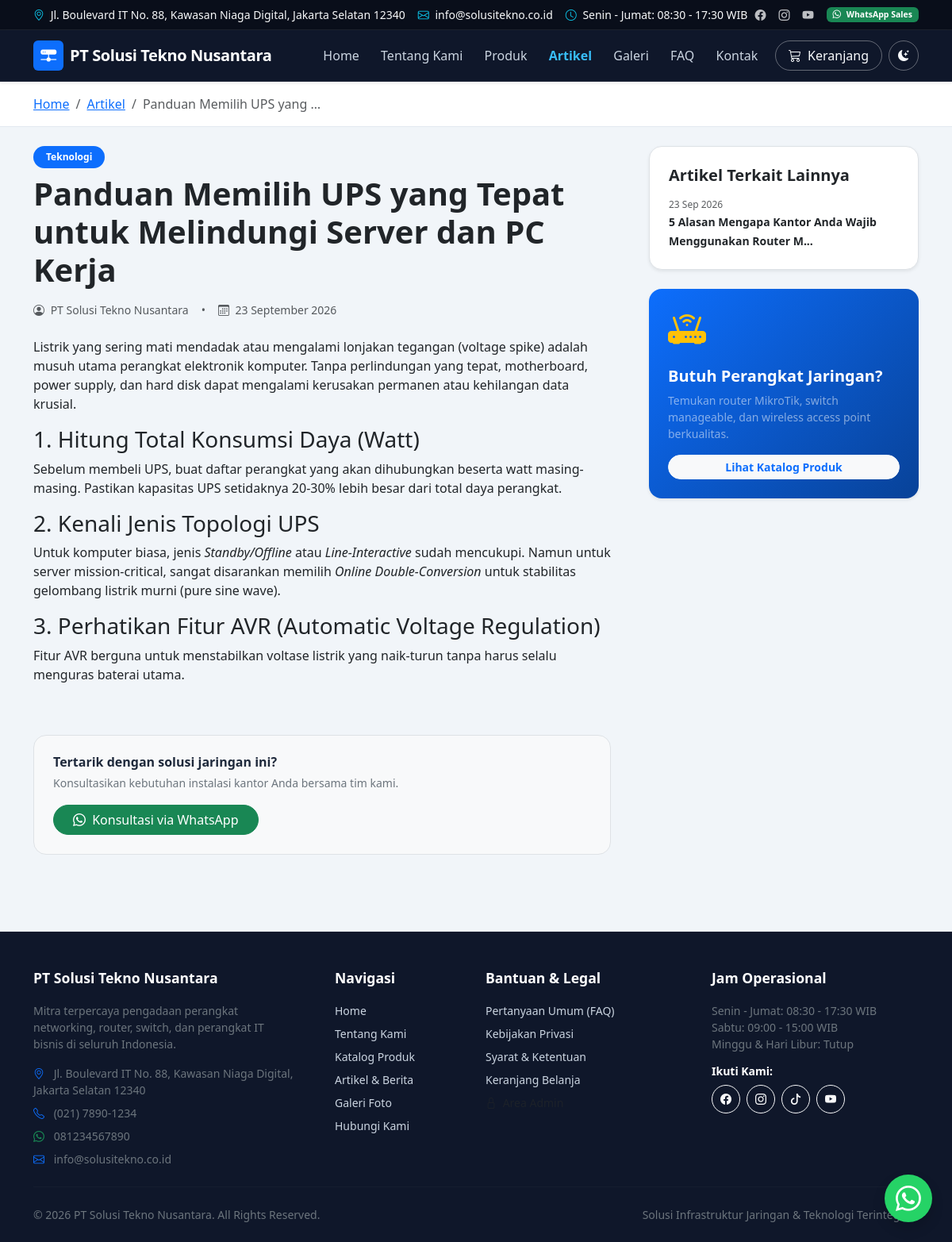
The app's page /artikel/panduan-memilih-ups-yang-tepat-untuk-server-dan-pc with its own data.
### tables this page shows
CREATE TABLE `articles` (
  `id` INT UNSIGNED AUTO_INCREMENT PRIMARY KEY,
  `title` VARCHAR(250) NOT NULL,
  `slug` VARCHAR(250) NOT NULL UNIQUE,
  `thumbnail` VARCHAR(255) NULL,
  `category` VARCHAR(100) NOT NULL DEFAULT 'Berita',
  `content` LONGTEXT NOT NULL,
  `meta_title` VARCHAR(255) NULL,
  `meta_description` TEXT NULL,
  `meta_keywords` VARCHAR(255) NULL,
  `status` ENUM('draft', 'published') NOT NULL DEFAULT 'published',
  `published_at` DATETIME NULL,
  `created_at` DATETIME NOT NULL DEFAULT CURRENT_TIMESTAMP,
  `updated_at` DATETIME NOT NULL DEFAULT CURRENT_TIMESTAMP ON UPDATE CURRENT_TIMESTAMP,
  INDEX `idx_article_slug` (`slug`),
  INDEX `idx_article_status` (`status`)
);

### app/controllers/ArticleController.php (called while the page is built, shortened)
<?php
class ArticleController extends BaseController
{
    public function detail(string $slug): void
    {
        $article = Article::findBySlug($slug);
        $recentArticles = array_filter(Article::getPublished(5), fn($a) => $a['id'] != $article['id']);
        $this->renderView('articles/detail', [
            'title' => $article['title'],
            'article' => $article,
            'recentArticles' => array_slice($recentArticles, 0, 4),
        ]);
    }
}

### public/index.php (called while the page is built, shortened)
<?php
spl_autoload_register(function (string $class) {
    $prefixes = [
        'App\\' => dirname(__DIR__) . '/app/',
        'Routes\\' => dirname(__DIR__) . '/routes/',
    ];
    foreach ($prefixes as $prefix => $baseDir) {
        $len = strlen($prefix);
        if (strncmp($prefix, $class, $len) !== 0) {
            continue;
        }
        $relativeClass = substr($class, $len);
        $file = $baseDir . str_replace('\\', '/', $relativeClass) . '.php';
        if (file_exists($file)) {
            return;
        }
        $parts = explode('\\', $relativeClass);
        $className = array_pop($parts);
        $subDir = !empty($parts) ? strtolower(implode('/', $parts)) . '/' : '';
        $fileLowerDir = $baseDir . $subDir . $className . '.php';
        if (file_exists($fileLowerDir)) {
            return;
        }
    }
});
require_once dirname(__DIR__) . '/app/helpers/Env.php';
require_once dirname(__DIR__) . '/app/helpers/Sanitizer.php';
require_once dirname(__DIR__) . '/app/helpers/UrlHelper.php';
require_once dirname(__DIR__) . '/app/helpers/functions.php';
\Routes\Router::dispatch();

### app/helpers/UrlHelper.php (called while the page is built, shortened)
<?php
class UrlHelper
{
    private static ?string $baseUrl = null;
    public static function getBaseUrl(): string
    {
        if (self::$baseUrl === null) {
            $config = require dirname(__DIR__, 2) . '/config/config.php';
            $configuredUrl = rtrim((string) ($config['app']['url'] ?? ''), '/');
            if (!empty($_SERVER['HTTP_HOST'])) {
                if (!empty($configuredUrl) && !str_contains($configuredUrl, 'localhost')) {
                    self::$baseUrl = $configuredUrl;
                } else {
                    $protocol = (!empty($_SERVER['HTTPS']) && $_SERVER['HTTPS'] !== 'off')
                        || (isset($_SERVER['HTTP_X_FORWARDED_PROTO']) && $_SERVER['HTTP_X_FORWARDED_PROTO'] === 'https')
                        ? 'https' : 'http';
                    self::$baseUrl = "{$protocol}://{$_SERVER['HTTP_HOST']}";
                }
            } else {
                self::$baseUrl = !empty($configuredUrl) ? $configuredUrl : 'http://localhost:8000';
            }
        }
        return self::$baseUrl;
    }
    public static function base(string $path = ''): string
    {
        $base = self::getBaseUrl();
        $path = ltrim($path, '/');
        return $path === '' ? $base : "{$base}/{$path}";
    }
}

### app/helpers/Database.php (called while the page is built, shortened)
<?php
class Database
{
    private static ?PDO $instance = null;
    public static function getConnection(): PDO
    {
        if (self::$instance === null) {
            $config = require dirname(__DIR__, 2) . '/config/database.php';
            $dbConfig = $config['connections'][$config['default']];
            $dsn = sprintf(
                '%s:host=%s;port=%d;dbname=%s;charset=%s',
                $dbConfig['driver'],
                $dbConfig['host'],
                $dbConfig['port'],
                $dbConfig['database'],
                $dbConfig['charset']
            );
            try {
                self::$instance = new PDO(
                    $dsn,
                    $dbConfig['username'],
                    $dbConfig['password'],
                    $dbConfig['options']
                );
            } catch (PDOException $e) {
                self::logError($e->getMessage());
                throw new RuntimeException('Koneksi database gagal. Silakan periksa konfigurasi .env atau database.sql.');
            }
        }
        return self::$instance;
    }
}

### app/models/BaseModel.php (called while the page is built, shortened)
<?php
abstract class BaseModel
{
    protected static function db(): PDO
    {
        return Database::getConnection();
    }
    public static function query(string $sql, array $params = []): PDOStatement
    {
        $stmt = self::db()->prepare($sql);
        $stmt->execute($params);
        return $stmt;
    }
    public static function fetch(string $sql, array $params = []): ?array
    {
        $stmt = self::query($sql, $params);
        $result = $stmt->fetch();
        return $result ?: null;
    }
    public static function fetchAll(string $sql, array $params = []): array
    {
        $stmt = self::query($sql, $params);
        return $stmt->fetchAll();
    }
}

### app/models/Article.php (called while the page is built, shortened)
<?php
class Article extends BaseModel
{
    public static function getPublished(?int $limit = null): array
    {
        $sql = "SELECT * FROM `articles` WHERE `status` = 'published' ORDER BY `published_at` DESC, `id` DESC";
        if ($limit !== null) {
            $sql .= " LIMIT " . (int) $limit;
        }
        return self::fetchAll($sql);
    }
    public static function findBySlug(string $slug): ?array
    {
        return self::fetch("SELECT * FROM `articles` WHERE `slug` = :slug LIMIT 1", [':slug' => $slug]);
    }
}

### app/helpers/Sanitizer.php (called while the page is built, shortened)
<?php
class Sanitizer
{
    public static function e(?string $string): string
    {
        return htmlspecialchars((string) $string, ENT_QUOTES | ENT_SUBSTITUTE, 'UTF-8');
    }
    public static function truncate(string $text, int $limit = 120, string $end = '...'): string
    {
        $clean = strip_tags($text);
        return mb_substr($clean, 0, $limit) . $end;
    }
}

### app/helpers/functions.php (called while the page is built, shortened)
<?php
if (!function_exists('e')) {
    function e(?string $string): string
    {
        return Sanitizer::e($string);
    }
}

### app/models/Setting.php (called while the page is built, shortened)
<?php
class Setting extends BaseModel
{
    public static function getAllSettings(): array
    {
        try {
            $rows = self::fetchAll('SELECT `setting_key`, `setting_value` FROM `settings`');
            $settings = [];
            foreach ($rows as $row) {
                $settings[$row['setting_key']] = $row['setting_value'];
            }
            return $settings;
        } catch (\Throwable $e) {
            return [];
        }
    }
}

### app/helpers/Env.php (called while the page is built, shortened)
<?php
class Env
{
    public static function get(string $key, mixed $default = null): mixed
    {
        if (isset($_ENV[$key])) {
            return $_ENV[$key];
        }
        return $default;
    }
}

### config/database.php (called while the page is built, shortened)
<?php
return [
    'default' => 'mysql',
    'connections' => [
        'mysql' => [
            'driver'    => 'mysql',
            'host'      => Env::get('DB_HOST', '127.0.0.1'),
            'port'      => (int) Env::get('DB_PORT', 3306),
            'database'  => Env::get('DB_NAME', 'company_marketplace'),
            'username'  => Env::get('DB_USER', 'root'),
            'password'  => Env::get('DB_PASS', ''),
            'charset'   => 'utf8mb4',
            'collation' => 'utf8mb4_unicode_ci',
            'options'   => [
                PDO::ATTR_ERRMODE            => PDO::ERRMODE_EXCEPTION,
                PDO::ATTR_DEFAULT_FETCH_MODE => PDO::FETCH_ASSOC,
                PDO::ATTR_EMULATE_PREPARES   => true,
            ],
        ],
    ],
];

### app/helpers/WhatsAppHelper.php (called while the page is built, shortened)
<?php
class WhatsAppHelper
{
    public static function normalizeNumber(string $number): string
    {
        $clean = preg_replace('/[^0-9]/', '', $number);
        if (str_starts_with($clean, '0')) {
            $clean = '62' . substr($clean, 1);
        } elseif (str_starts_with($clean, '8')) {
            $clean = '62' . $clean;
        }
        return $clean;
    }
    public static function createLink(string $phone, string $message = ''): string
    {
        $normalizedPhone = self::normalizeNumber($phone);
        $encodedMessage = urlencode($message);
        return "https://api.whatsapp.com/send?phone={$normalizedPhone}&text={$encodedMessage}";
    }
    public static function getContactLink(string $adminPhone, ?string $customMsg = null): string
    {
        $message = $customMsg ?? "Halo Admin, saya ingin menanyakan informasi seputar layanan dan produk perusahaan.";
        return self::createLink($adminPhone, $message);
    }
}

### app/views/articles/detail.php (the view, shortened to what this page needs)
<?php
$companyName = !empty($settings['site_name']) ? $settings['site_name'] : (!empty($settings['company_name']) ? $settings['company_name'] : 'Perusahaan Kami');
$companyWa = $settings['company_whatsapp'] ?? '081234567890';
?>
<div class="bg-light py-3 border-bottom mb-4">
    <div class="container">
        <nav aria-label="breadcrumb">
            <ol class="breadcrumb mb-0 small">
                <li class="breadcrumb-item"><a href="<?= UrlHelper::base() ?>">Home</a></li>
                <li class="breadcrumb-item"><a href="<?= UrlHelper::base('artikel') ?>">Artikel</a></li>
                <li class="breadcrumb-item active text-truncate" aria-current="page" style="max-width: 250px;"><?= e($article['title']) ?></li>
            </ol>
        </nav>
    </div>
</div>
<div class="container pb-5">
    <div class="row g-5">
        <div class="col-lg-8">
            <div class="mb-4">
                <span class="badge text-bg-primary px-3 py-2 rounded-pill mb-2"><?= e($article['category']) ?></span>
                <h1 class="fw-bold text-dark mb-3"><?= e($article['title']) ?></h1>
                <div class="d-flex align-items-center gap-3 text-muted small">
                    <span><i class="bi bi-person-circle me-1"></i> <?= e($companyName) ?></span>
                    <span>&bull;</span>
                    <span><i class="bi bi-calendar3 me-1"></i> <?= date('d F Y', strtotime($article['published_at'] ?? $article['created_at'])) ?></span>
                </div>
            </div>
            <div class="card border-0 bg-transparent mb-5">
                <div class="article-content leading-relaxed fs-6 text-dark">
                    <?= $article['content'] ?>
                </div>
            </div>
            <div class="p-4 rounded-4 bg-light border d-flex flex-wrap align-items-center justify-content-between gap-3">
                <div>
                    <h6 class="fw-bold mb-1">Tertarik dengan solusi jaringan ini?</h6>
                    <small class="text-secondary">Konsultasikan kebutuhan instalasi kantor Anda bersama tim kami.</small>
                </div>
                <a href="<?= WhatsAppHelper::getContactLink($companyWa, "Halo Admin, saya telah membaca artikel '{$article['title']}' dan ingin konsultasi lebih lanjut.") ?>" target="_blank" class="btn btn-success rounded-pill px-4">
                    <i class="bi bi-whatsapp me-1"></i> Konsultasi via WhatsApp
                </a>
            </div>
        </div>
        <div class="col-lg-4">
            <div class="card border rounded-4 p-4 shadow-sm mb-4">
                <h5 class="fw-bold mb-3 text-dark">Artikel Terkait Lainnya</h5>
                <div class="d-flex flex-column gap-3">
                    <?php if (empty($recentArticles)): ?>
                        <p class="text-muted small mb-0">Belum ada artikel lainnya.</p>
                    <?php else: ?>
                        <?php foreach ($recentArticles as $r): ?>
                            <div class="d-flex gap-3">
                                <div>
                                    <small class="text-muted d-block" style="font-size: 0.75rem;"><?= date('d M Y', strtotime($r['published_at'] ?? $r['created_at'])) ?></small>
                                    <a href="<?= UrlHelper::base('artikel/' . $r['slug']) ?>" class="text-dark fw-semibold small text-decoration-none">
                                        <?= e(Sanitizer::truncate($r['title'], 55)) ?>
                                    </a>
                                </div>
                            </div>
                        <?php endforeach; ?>
                    <?php endif; ?>
                </div>
            </div>
            <div class="card border-0 rounded-4 p-4 text-white shadow-sm" style="background: linear-gradient(135deg, #0d6efd 0%, #084298 100%);">
                <i class="bi bi-router-fill display-5 mb-3 text-warning"></i>
                <h5 class="fw-bold">Butuh Perangkat Jaringan?</h5>
                <p class="small text-white-50 mb-3">Temukan router MikroTik, switch manageable, dan wireless access point berkualitas.</p>
                <a href="<?= UrlHelper::base('produk') ?>" class="btn btn-light btn-sm rounded-pill fw-bold text-primary px-3">Lihat Katalog Produk</a>
            </div>
        </div>
    </div>
</div>

### routes/Router.php (shortened to what this page needs)
<?php
class Router
{
    private static array $routes = [];
    private static function addRoute(string $method, string $path, string $handler): void
    {
        $path = '/' . trim($path, '/');
        $pattern = preg_replace('/\{([a-zA-Z0-9_]+)\}/', '(?P<$1>[^/]+)', $path);
        $regex = '#^' . $pattern . '$#i';
        self::$routes[] = [
            'method' => strtoupper($method),
            'path' => $path,
            'regex' => $regex,
            'handler' => $handler,
        ];
    }
    public static function dispatch(): void
    {
        $requestMethod = $_SERVER['REQUEST_METHOD'] ?? 'GET';
        $requestUri = parse_url($_SERVER['REQUEST_URI'] ?? '/', PHP_URL_PATH);
        $requestUri = '/' . trim($requestUri, '/');
        foreach (self::$routes as $route) {
            if ($route['method'] !== $requestMethod && $route['method'] !== 'ANY') {
                continue;
            }
            if (preg_match($route['regex'], $requestUri, $matches)) {
                $params = array_filter($matches, 'is_string', ARRAY_FILTER_USE_KEY);
                self::executeHandler($route['handler'], $params);
                return;
            }
        }
    }
    private static function executeHandler(string $handler, array $params): void
    {
        [$controllerName, $action] = explode('@', $handler);
        $controller = new $fullControllerClass();
        call_user_func_array([$controller, $action], $params);
    }
}

### public/assets/css/style.css (style rules this page uses)
:root, [data-bs-theme="light"] { --primary-color: #0d6efd; --primary-hover: #0b5ed7; --secondary-color: #198754; --dark-color: #1a202c; --light-bg: #f1f5f9; --card-border: #e2e8f0; --text-muted: #64748b; --wa-green: #25d366; --wa-hover: #1ebd5a; --font-base: 'Segoe UI', system-ui, -apple-system, Roboto, 'Helvetica Neue', Arial, sans-serif; --bs-body-bg: #f1f5f9; --bs-body-bg-rgb: 241, 245, 249; --bs-body-color: #1e293b; --bs-card-bg: #ffffff; }
body { font-family: var(--font-base); color: #1e293b; background-color: #f1f5f9; display: flex; flex-direction: column; min-height: 100vh; }
[data-bs-theme="light"] body { background-color: #f1f5f9; color: #1e293b; }
.card { background-color: #ffffff; border-color: #e2e8f0; }
.bg-light.border-bottom { background-color: #ffffff !important; border-color: #e2e8f0 !important; }

### records on screen
articles: title "Panduan Memilih UPS yang…", category "Teknologi", title "Panduan Memilih UPS yang Tepat untuk Melindungi Server dan PC Kerja", published_at "23 September 2026", content "Listrik yang sering mati mendadak atau mengalami lonjakan tegangan (voltage spike) adalah musuh utama perangkat elektronik komputer. Tanpa perlindungan yang tepat, motherboard, power supply, dan hard disk dapat mengalami kerusakan permanen atau kehilangan data krusial. 1. Hitung Total Konsumsi Daya (Watt) Sebelum membeli UPS, buat daftar perangkat yang akan dihubungkan beserta watt masing-masing. Pastikan kapasitas UPS setidaknya 20-30% lebih besar dari total daya perangkat. 2. Kenali Jenis Topologi UPS Untuk komputer biasa, jenis Standby/Offline atau Line-Interactive sudah mencukupi. Namun untuk server mission-critical, sangat disarankan memilih Online Double-Conversion untuk stabilitas…"
articles: published_at "23 Sep 2026", title "5 Alasan Mengapa Kantor Anda Wajib Menggunakan Router M..."

### other values on screen
$settings['company_address'] "Jl. Boulevard IT No. 88, Kawasan Niaga Digital, Jakarta Selatan 12340"
$companyEmail "info@solusitekno.co.id"
explode("\n", $companyHours)[0] "Senin - Jumat: 08:30 - 17:30 WIB"
$companyName "PT Solusi Tekno Nusantara"
$footerText "Mitra terpercaya pengadaan perangkat networking, router, switch, dan perangkat IT bisnis di seluruh Indonesia."
$companyAddress "Jl. Boulevard IT No. 88, Kawasan Niaga Digital, Jakarta Selatan 12340"
$companyPhone "(021) 7890-1234"
$companyWa "081234567890"
$settings['company_hours'] "Senin - Jumat: 08:30 - 17:30 WIB Sabtu: 09:00 - 15:00 WIB Minggu & Hari Libur: Tutup"
$footerTagline "Solusi Infrastruktur Jaringan & Teknologi Terintegrasi"
